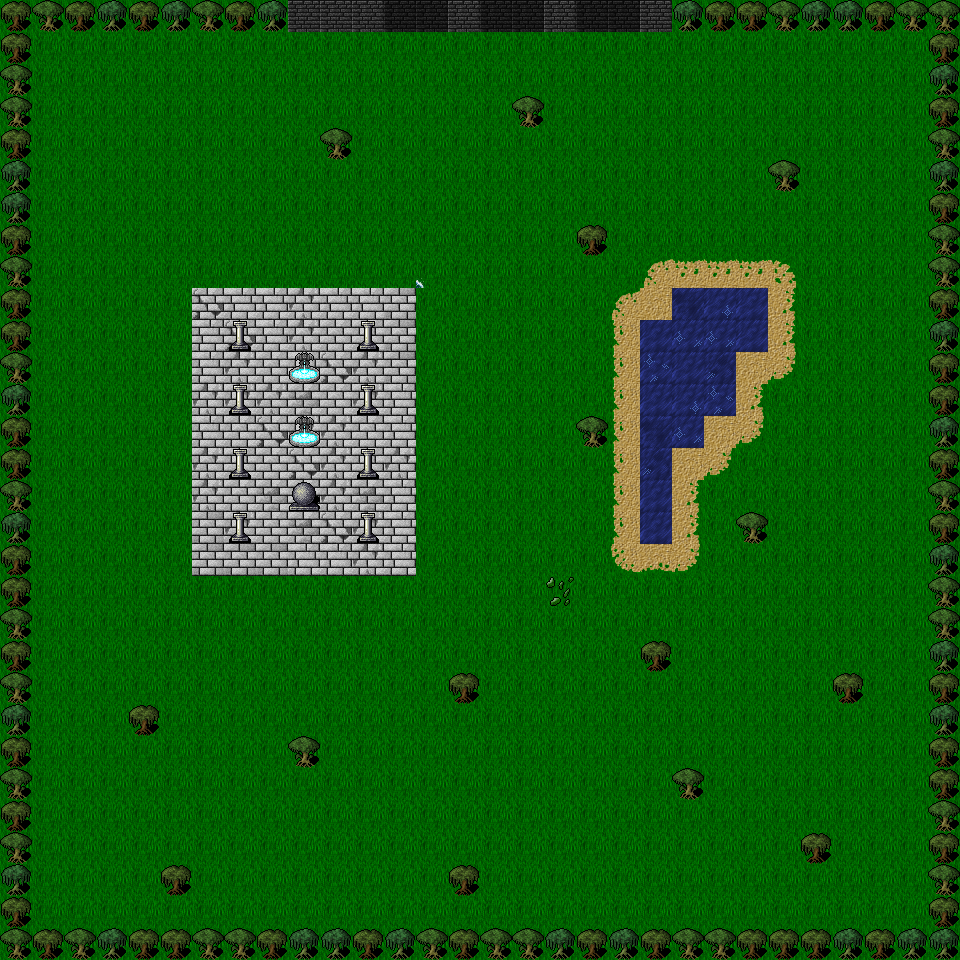

Below is a game level as drawn by its tile map, then a one-line description and the .tmx that defines it (tile-layer data replaced by summaries):
An orthogonal 30x30 tile map with 32x32 px tiles, 3 tile layers (Fondo, Fondo 2, Blocked).

<map version="1.2" tiledversion="1.3.1" orientation="orthogonal" renderorder="right-down" compressionlevel="-1" width="30" height="30" tilewidth="32" tileheight="32" infinite="0" nextlayerid="4" nextobjectid="1">
 <tileset firstgid="1" name="background" tilewidth="32" tileheight="32" tilecount="1504" columns="32">
  <image source="../../source/client/assets/level/background.png" width="1024" height="1504" />
 </tileset>
 <layer id="1" name="Fondo" width="30" height="30" locked="1">
  <data>[900 cells, 900 non-empty, 1 distinct tile ids]</data>
 </layer>
 <layer id="3" name="Fondo 2" width="30" height="30">
  <data>[900 cells, 93 non-empty, 17 distinct tile ids]</data>
 </layer>
 <layer id="2" name="Blocked" width="30" height="30">
  <data>[900 cells, 160 non-empty, 14 distinct tile ids]</data>
 </layer>
</map>
